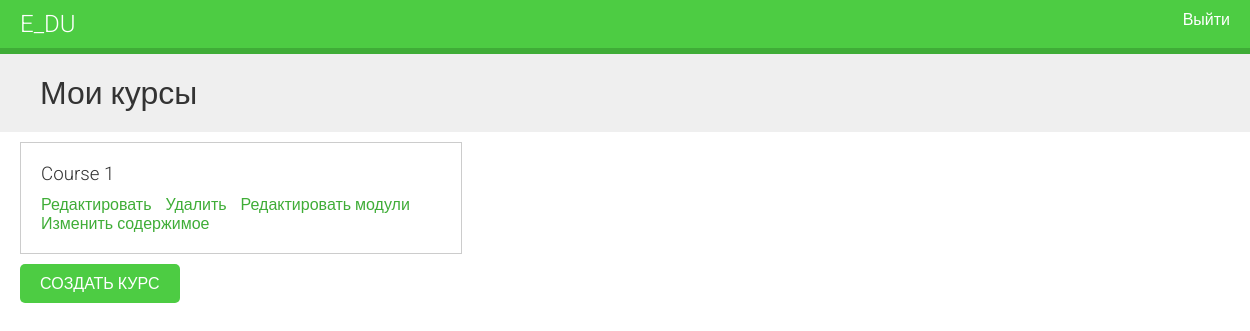
Page /course/mine/ (signed in) on the earlier database version.
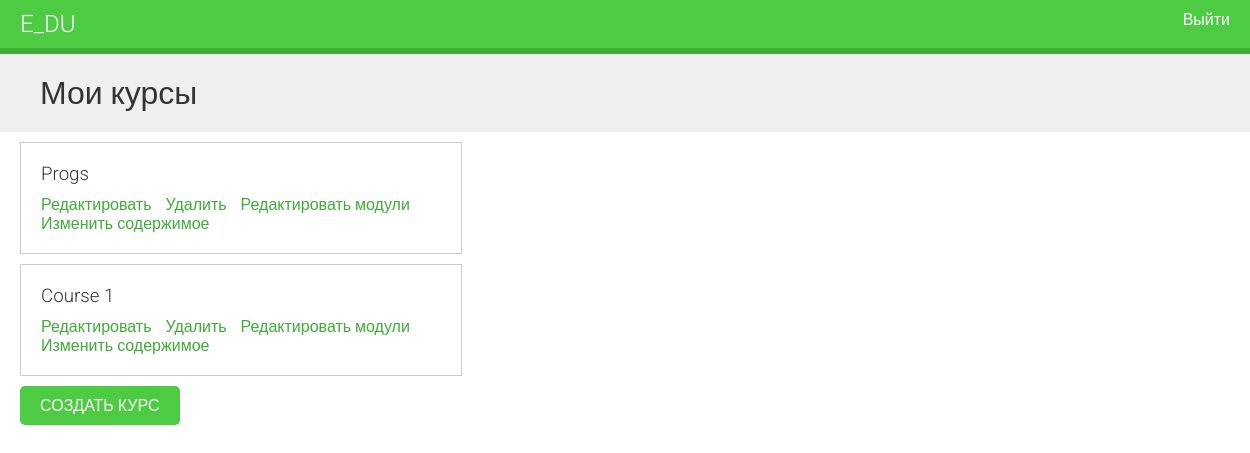
Same page on the later database version.
### courses/models.py (models this page shows, shortened)
class Course(models.Model):
    owner = models.ForeignKey(
        User, related_name='courses_created', on_delete=models.CASCADE)
    subject = models.ForeignKey(
        Subject, related_name='courses', on_delete=models.CASCADE)
    title = models.CharField(max_length=200)
    slug = models.SlugField(max_length=200, unique=True)
    overview = models.TextField()
    created = models.DateTimeField(auto_now_add=True)
    class Meta:
        ordering = [
            '-created',
        ]

### courses/views.py (the view)
# urls.py: path('mine/', views.ManageCourseListView.as_view(), name='manage_course_list'),
class ManageCourseListView(OwnerCourseMixin, ListView):
    template_name = 'courses/manage/course/list.html'
    permission_required = 'courses.view_course'

### courses/views.py (called while the page is built)
    def get_queryset(self):
        qs = super().get_queryset()
        return qs.filter(owner=self.request.user)

### courses/templates/courses/manage/course/list.html (shortened to what this page needs)
{% extends 'base.html' %}
{% block content %}
    <h1>Мои курсы</h1>
    <div class="module">
        {% for course in object_list %}
            <div class="course-info">
                <h3>{{ course.title }}</h3>
                <p>
                    <a href="{% url 'course_edit' course.id %}">Редактировать</a>
                    <a href="{% url 'course_delete' course.id %}">Удалить</a>
                    <a href="{% url 'course_module_update' course.id %}">Редактировать модули</a>
                    {% if course.modules.count > 0 %}
                        <a href="{% url 'module_content_list' course.modules.first.id %}">
                            Изменить содержимое
                        </a>
                    {% endif %}
                </p>
            </div>
        {% empty %}
            <p>Вы не создали еще ни одного курса</p>
        {% endfor %}
        <p>
            <a href="{% url 'course_create' %}" class="button">Создать курс</a>
        </p>
    </div>
{% endblock  %}

Differences in the rows shown:
added Course: title "Progs", shows "Изменить содержимое"
